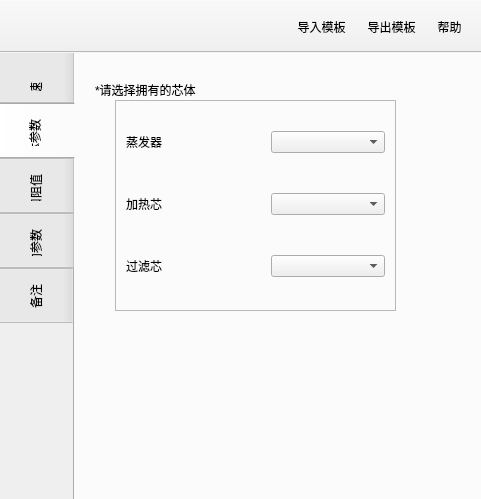
<?xml version="1.0" encoding="UTF-8"?>
<ui version="4.0">
 <class>MainWindow</class>
 <widget class="QMainWindow" name="MainWindow">
  <property name="geometry">
   <rect>
    <x>0</x>
    <y>0</y>
    <width>481</width>
    <height>499</height>
   </rect>
  </property>
  <property name="maximumSize">
   <size>
    <width>1500</width>
    <height>1000</height>
   </size>
  </property>
  <property name="windowTitle">
   <string>CFD-GUI</string>
  </property>
  <property name="windowIcon">
   <iconset>
    <normaloff>../../../../.designer/backup/fluent_gui/title_icon.jpg</normaloff>../../../../.designer/backup/fluent_gui/title_icon.jpg</iconset>
  </property>
  <property name="statusTip">
   <string notr="true"/>
  </property>
  <property name="styleSheet">
   <string notr="true">QToorBar::handle{height:40px; spacing: 10px;}</string>
  </property>
  <widget class="QWidget" name="centralwidget">
   <widget class="QTabWidget" name="tabWidget">
    <property name="geometry">
     <rect>
      <x>-5</x>
      <y>-5</y>
      <width>521</width>
      <height>471</height>
     </rect>
    </property>
    <property name="minimumSize">
     <size>
      <width>500</width>
      <height>450</height>
     </size>
    </property>
    <property name="font">
     <font>
      <family>微软雅黑</family>
      <pointsize>9</pointsize>
      <weight>50</weight>
      <bold>false</bold>
     </font>
    </property>
    <property name="statusTip">
     <string/>
    </property>
    <property name="whatsThis">
     <string/>
    </property>
    <property name="layoutDirection">
     <enum>Qt::LeftToRight</enum>
    </property>
    <property name="styleSheet">
     <string notr="true">QTabBar::tab {height:55px; min-width: 80px;boder:none}
QTabWidget::tab-bar { alignment: left; }</string>
    </property>
    <property name="tabPosition">
     <enum>QTabWidget::West</enum>
    </property>
    <property name="tabShape">
     <enum>QTabWidget::Rounded</enum>
    </property>
    <property name="currentIndex">
     <number>1</number>
    </property>
    <property name="iconSize">
     <size>
      <width>20</width>
      <height>20</height>
     </size>
    </property>
    <widget class="QWidget" name="RPM_tab">
     <property name="accessibleDescription">
      <string/>
     </property>
     <attribute name="title">
      <string>转速            </string>
     </attribute>
     <widget class="QSlider" name="mode_slider">
      <property name="geometry">
       <rect>
        <x>320</x>
        <y>90</y>
        <width>31</width>
        <height>291</height>
       </rect>
      </property>
      <property name="minimum">
       <number>1</number>
      </property>
      <property name="maximum">
       <number>7</number>
      </property>
      <property name="singleStep">
       <number>1</number>
      </property>
      <property name="pageStep">
       <number>1</number>
      </property>
      <property name="value">
       <number>1</number>
      </property>
      <property name="sliderPosition">
       <number>1</number>
      </property>
      <property name="orientation">
       <enum>Qt::Vertical</enum>
      </property>
      <property name="invertedAppearance">
       <bool>true</bool>
      </property>
      <property name="tickPosition">
       <enum>QSlider::TicksBelow</enum>
      </property>
      <property name="tickInterval">
       <number>1</number>
      </property>
     </widget>
     <widget class="QLabel" name="label">
      <property name="geometry">
       <rect>
        <x>20</x>
        <y>19</y>
        <width>321</width>
        <height>41</height>
       </rect>
      </property>
      <property name="text">
       <string>*请滑动选择存在的模式，并填入相应转速（RPM）</string>
      </property>
     </widget>
     <widget class="QFrame" name="frame">
      <property name="geometry">
       <rect>
        <x>30</x>
        <y>60</y>
        <width>291</width>
        <height>361</height>
       </rect>
      </property>
      <property name="layoutDirection">
       <enum>Qt::LeftToRight</enum>
      </property>
      <property name="frameShape">
       <enum>QFrame::StyledPanel</enum>
      </property>
      <property name="frameShadow">
       <enum>QFrame::Raised</enum>
      </property>
      <layout class="QGridLayout" name="gridLayout_2">
       <property name="leftMargin">
        <number>20</number>
       </property>
       <property name="topMargin">
        <number>10</number>
       </property>
       <property name="rightMargin">
        <number>20</number>
       </property>
       <property name="bottomMargin">
        <number>20</number>
       </property>
       <property name="spacing">
        <number>10</number>
       </property>
       <item row="4" column="0">
        <widget class="QLabel" name="defrost_label">
         <property name="enabled">
          <bool>false</bool>
         </property>
         <property name="minimumSize">
          <size>
           <width>50</width>
           <height>0</height>
          </size>
         </property>
         <property name="text">
          <string>Defrost</string>
         </property>
        </widget>
       </item>
       <item row="0" column="0">
        <widget class="QLabel" name="vent_label">
         <property name="minimumSize">
          <size>
           <width>50</width>
           <height>0</height>
          </size>
         </property>
         <property name="text">
          <string>Vent</string>
         </property>
        </widget>
       </item>
       <item row="2" column="0">
        <widget class="QLabel" name="foot_label">
         <property name="enabled">
          <bool>false</bool>
         </property>
         <property name="minimumSize">
          <size>
           <width>50</width>
           <height>0</height>
          </size>
         </property>
         <property name="text">
          <string>Foot</string>
         </property>
        </widget>
       </item>
       <item row="7" column="0">
        <widget class="QLabel" name="hil_label">
         <property name="enabled">
          <bool>false</bool>
         </property>
         <property name="minimumSize">
          <size>
           <width>50</width>
           <height>0</height>
          </size>
         </property>
         <property name="text">
          <string>Hi-Level</string>
         </property>
        </widget>
       </item>
       <item row="0" column="1">
        <widget class="QSlider" name="vent_slider">
         <property name="minimumSize">
          <size>
           <width>140</width>
           <height>0</height>
          </size>
         </property>
         <property name="minimum">
          <number>0</number>
         </property>
         <property name="maximum">
          <number>34</number>
         </property>
         <property name="pageStep">
          <number>1</number>
         </property>
         <property name="value">
          <number>10</number>
         </property>
         <property name="orientation">
          <enum>Qt::Horizontal</enum>
         </property>
        </widget>
       </item>
       <item row="3" column="0">
        <widget class="QLabel" name="bil_label">
         <property name="enabled">
          <bool>false</bool>
         </property>
         <property name="minimumSize">
          <size>
           <width>50</width>
           <height>0</height>
          </size>
         </property>
         <property name="text">
          <string>Bi-Level</string>
         </property>
        </widget>
       </item>
       <item row="6" column="0">
        <widget class="QLabel" name="trl_label">
         <property name="enabled">
          <bool>false</bool>
         </property>
         <property name="minimumSize">
          <size>
           <width>50</width>
           <height>0</height>
          </size>
         </property>
         <property name="text">
          <string>Tri-Level</string>
         </property>
        </widget>
       </item>
       <item row="5" column="0">
        <widget class="QLabel" name="defog_label">
         <property name="enabled">
          <bool>false</bool>
         </property>
         <property name="minimumSize">
          <size>
           <width>50</width>
           <height>0</height>
          </size>
         </property>
         <property name="text">
          <string>Defog</string>
         </property>
        </widget>
       </item>
       <item row="5" column="1">
        <widget class="QSlider" name="defog_slider">
         <property name="enabled">
          <bool>false</bool>
         </property>
         <property name="minimumSize">
          <size>
           <width>140</width>
           <height>0</height>
          </size>
         </property>
         <property name="minimum">
          <number>0</number>
         </property>
         <property name="maximum">
          <number>34</number>
         </property>
         <property name="pageStep">
          <number>1</number>
         </property>
         <property name="value">
          <number>14</number>
         </property>
         <property name="orientation">
          <enum>Qt::Horizontal</enum>
         </property>
        </widget>
       </item>
       <item row="4" column="1">
        <widget class="QSlider" name="defrost_slider">
         <property name="enabled">
          <bool>false</bool>
         </property>
         <property name="minimumSize">
          <size>
           <width>140</width>
           <height>0</height>
          </size>
         </property>
         <property name="minimum">
          <number>0</number>
         </property>
         <property name="maximum">
          <number>34</number>
         </property>
         <property name="pageStep">
          <number>1</number>
         </property>
         <property name="value">
          <number>14</number>
         </property>
         <property name="orientation">
          <enum>Qt::Horizontal</enum>
         </property>
        </widget>
       </item>
       <item row="6" column="1">
        <widget class="QSlider" name="trl_slider">
         <property name="enabled">
          <bool>false</bool>
         </property>
         <property name="minimumSize">
          <size>
           <width>140</width>
           <height>0</height>
          </size>
         </property>
         <property name="minimum">
          <number>0</number>
         </property>
         <property name="maximum">
          <number>34</number>
         </property>
         <property name="pageStep">
          <number>1</number>
         </property>
         <property name="value">
          <number>14</number>
         </property>
         <property name="orientation">
          <enum>Qt::Horizontal</enum>
         </property>
        </widget>
       </item>
       <item row="3" column="1">
        <widget class="QSlider" name="bil_slider">
         <property name="enabled">
          <bool>false</bool>
         </property>
         <property name="minimumSize">
          <size>
           <width>140</width>
           <height>0</height>
          </size>
         </property>
         <property name="minimum">
          <number>0</number>
         </property>
         <property name="maximum">
          <number>34</number>
         </property>
         <property name="pageStep">
          <number>1</number>
         </property>
         <property name="value">
          <number>14</number>
         </property>
         <property name="orientation">
          <enum>Qt::Horizontal</enum>
         </property>
        </widget>
       </item>
       <item row="7" column="1">
        <widget class="QSlider" name="hil_slider">
         <property name="enabled">
          <bool>false</bool>
         </property>
         <property name="minimumSize">
          <size>
           <width>140</width>
           <height>0</height>
          </size>
         </property>
         <property name="minimum">
          <number>0</number>
         </property>
         <property name="maximum">
          <number>34</number>
         </property>
         <property name="pageStep">
          <number>1</number>
         </property>
         <property name="value">
          <number>14</number>
         </property>
         <property name="orientation">
          <enum>Qt::Horizontal</enum>
         </property>
        </widget>
       </item>
       <item row="2" column="1">
        <widget class="QSlider" name="foot_slider">
         <property name="enabled">
          <bool>false</bool>
         </property>
         <property name="minimumSize">
          <size>
           <width>140</width>
           <height>0</height>
          </size>
         </property>
         <property name="minimum">
          <number>0</number>
         </property>
         <property name="maximum">
          <number>34</number>
         </property>
         <property name="pageStep">
          <number>1</number>
         </property>
         <property name="value">
          <number>14</number>
         </property>
         <property name="orientation">
          <enum>Qt::Horizontal</enum>
         </property>
        </widget>
       </item>
       <item row="0" column="2">
        <widget class="QLineEdit" name="vent_edit">
         <property name="minimumSize">
          <size>
           <width>40</width>
           <height>0</height>
          </size>
         </property>
         <property name="text">
          <string>3000</string>
         </property>
        </widget>
       </item>
       <item row="2" column="2">
        <widget class="QLineEdit" name="foot_edit">
         <property name="enabled">
          <bool>false</bool>
         </property>
         <property name="minimumSize">
          <size>
           <width>40</width>
           <height>0</height>
          </size>
         </property>
         <property name="text">
          <string>3200</string>
         </property>
        </widget>
       </item>
       <item row="3" column="2">
        <widget class="QLineEdit" name="bil_edit">
         <property name="enabled">
          <bool>false</bool>
         </property>
         <property name="minimumSize">
          <size>
           <width>40</width>
           <height>0</height>
          </size>
         </property>
         <property name="text">
          <string>3200</string>
         </property>
        </widget>
       </item>
       <item row="4" column="2">
        <widget class="QLineEdit" name="defrost_edit">
         <property name="enabled">
          <bool>false</bool>
         </property>
         <property name="minimumSize">
          <size>
           <width>40</width>
           <height>0</height>
          </size>
         </property>
         <property name="text">
          <string>3200</string>
         </property>
        </widget>
       </item>
       <item row="5" column="2">
        <widget class="QLineEdit" name="defog_edit">
         <property name="enabled">
          <bool>false</bool>
         </property>
         <property name="minimumSize">
          <size>
           <width>40</width>
           <height>0</height>
          </size>
         </property>
         <property name="text">
          <string>3200</string>
         </property>
        </widget>
       </item>
       <item row="6" column="2">
        <widget class="QLineEdit" name="trl_edit">
         <property name="enabled">
          <bool>false</bool>
         </property>
         <property name="minimumSize">
          <size>
           <width>40</width>
           <height>0</height>
          </size>
         </property>
         <property name="text">
          <string>3200</string>
         </property>
        </widget>
       </item>
       <item row="7" column="2">
        <widget class="QLineEdit" name="hil_edit">
         <property name="enabled">
          <bool>false</bool>
         </property>
         <property name="minimumSize">
          <size>
           <width>40</width>
           <height>0</height>
          </size>
         </property>
         <property name="text">
          <string>3200</string>
         </property>
        </widget>
       </item>
      </layout>
     </widget>
    </widget>
    <widget class="QWidget" name="porous_tab">
     <attribute name="title">
      <string>芯体参数        </string>
     </attribute>
     <widget class="QLabel" name="label_2">
      <property name="geometry">
       <rect>
        <x>20</x>
        <y>30</y>
        <width>280</width>
        <height>20</height>
       </rect>
      </property>
      <property name="text">
       <string>*请选择拥有的芯体</string>
      </property>
     </widget>
     <widget class="QFrame" name="frame_2">
      <property name="geometry">
       <rect>
        <x>40</x>
        <y>50</y>
        <width>281</width>
        <height>211</height>
       </rect>
      </property>
      <property name="frameShape">
       <enum>QFrame::StyledPanel</enum>
      </property>
      <property name="frameShadow">
       <enum>QFrame::Raised</enum>
      </property>
      <layout class="QGridLayout" name="gridLayout">
       <property name="leftMargin">
        <number>10</number>
       </property>
       <property name="topMargin">
        <number>10</number>
       </property>
       <property name="rightMargin">
        <number>10</number>
       </property>
       <property name="bottomMargin">
        <number>10</number>
       </property>
       <property name="horizontalSpacing">
        <number>30</number>
       </property>
       <property name="verticalSpacing">
        <number>20</number>
       </property>
       <item row="0" column="0">
        <widget class="QLabel" name="evap_label">
         <property name="text">
          <string>蒸发器</string>
         </property>
        </widget>
       </item>
       <item row="0" column="1">
        <widget class="QComboBox" name="evap_combox">
         <property name="currentIndex">
          <number>-1</number>
         </property>
        </widget>
       </item>
       <item row="1" column="0">
        <widget class="QLabel" name="hc_label">
         <property name="text">
          <string>加热芯</string>
         </property>
        </widget>
       </item>
       <item row="1" column="1">
        <widget class="QComboBox" name="hc_combox">
         <property name="currentIndex">
          <number>-1</number>
         </property>
        </widget>
       </item>
       <item row="2" column="0">
        <widget class="QLabel" name="filter_label">
         <property name="text">
          <string>过滤芯</string>
         </property>
        </widget>
       </item>
       <item row="2" column="1">
        <widget class="QComboBox" name="filter_combox">
         <property name="currentIndex">
          <number>-1</number>
         </property>
        </widget>
       </item>
      </layout>
     </widget>
    </widget>
    <widget class="QWidget" name="outlet_tab">
     <attribute name="title">
      <string>出口阻值        </string>
     </attribute>
     <widget class="QScrollArea" name="outlet_scrollarea">
      <property name="geometry">
       <rect>
        <x>50</x>
        <y>80</y>
        <width>291</width>
        <height>341</height>
       </rect>
      </property>
      <property name="styleSheet">
       <string notr="true">QAbstractScrollArea {
    background-color: white;
	border:none
}

QWidget{
    background-color: white;
}</string>
      </property>
      <property name="verticalScrollBarPolicy">
       <enum>Qt::ScrollBarAsNeeded</enum>
      </property>
      <property name="widgetResizable">
       <bool>true</bool>
      </property>
      <widget class="QWidget" name="scrollAreaWidgetContents">
       <property name="geometry">
        <rect>
         <x>0</x>
         <y>0</y>
         <width>291</width>
         <height>341</height>
        </rect>
       </property>
       <layout class="QFormLayout" name="formLayout">
        <property name="horizontalSpacing">
         <number>60</number>
        </property>
        <property name="verticalSpacing">
         <number>20</number>
        </property>
        <property name="leftMargin">
         <number>20</number>
        </property>
        <property name="topMargin">
         <number>10</number>
        </property>
        <property name="rightMargin">
         <number>20</number>
        </property>
        <property name="bottomMargin">
         <number>20</number>
        </property>
       </layout>
      </widget>
     </widget>
     <widget class="QPushButton" name="outlet_btn">
      <property name="geometry">
       <rect>
        <x>230</x>
        <y>25</y>
        <width>111</width>
        <height>31</height>
       </rect>
      </property>
      <property name="text">
       <string>风阻计算器</string>
      </property>
     </widget>
     <widget class="QLabel" name="label_3">
      <property name="geometry">
       <rect>
        <x>20</x>
        <y>30</y>
        <width>201</width>
        <height>21</height>
       </rect>
      </property>
      <property name="text">
       <string>*请点击计算器，计算各出口风阻</string>
      </property>
     </widget>
    </widget>
    <widget class="QWidget" name="valve_tab">
     <attribute name="title">
      <string>风门参数        </string>
     </attribute>
     <widget class="QLabel" name="label_7">
      <property name="geometry">
       <rect>
        <x>20</x>
        <y>30</y>
        <width>381</width>
        <height>20</height>
       </rect>
      </property>
      <property name="text">
       <string>*请选择温度风门数量，并填入相应的行程</string>
      </property>
     </widget>
     <widget class="QTableWidget" name="valve_table">
      <property name="geometry">
       <rect>
        <x>50</x>
        <y>90</y>
        <width>241</width>
        <height>231</height>
       </rect>
      </property>
      <property name="styleSheet">
       <string notr="true"/>
      </property>
      <property name="horizontalScrollBarPolicy">
       <enum>Qt::ScrollBarAlwaysOff</enum>
      </property>
      <property name="gridStyle">
       <enum>Qt::SolidLine</enum>
      </property>
      <property name="rowCount">
       <number>1</number>
      </property>
      <attribute name="horizontalHeaderDefaultSectionSize">
       <number>100</number>
      </attribute>
      <attribute name="horizontalHeaderStretchLastSection">
       <bool>true</bool>
      </attribute>
      <attribute name="verticalHeaderDefaultSectionSize">
       <number>40</number>
      </attribute>
      <row/>
      <column>
       <property name="text">
        <string>风门名字</string>
       </property>
      </column>
      <column>
       <property name="text">
        <string>风门行程(°)</string>
       </property>
      </column>
      <item row="0" column="0">
       <property name="text">
        <string>temp_valve1</string>
       </property>
      </item>
      <item row="0" column="1">
       <property name="text">
        <string>0</string>
       </property>
      </item>
     </widget>
     <widget class="QSlider" name="valve_slider">
      <property name="geometry">
       <rect>
        <x>320</x>
        <y>100</y>
        <width>20</width>
        <height>211</height>
       </rect>
      </property>
      <property name="maximum">
       <number>5</number>
      </property>
      <property name="pageStep">
       <number>1</number>
      </property>
      <property name="value">
       <number>1</number>
      </property>
      <property name="orientation">
       <enum>Qt::Vertical</enum>
      </property>
      <property name="invertedAppearance">
       <bool>true</bool>
      </property>
      <property name="invertedControls">
       <bool>false</bool>
      </property>
      <property name="tickPosition">
       <enum>QSlider::TicksBelow</enum>
      </property>
      <property name="tickInterval">
       <number>1</number>
      </property>
     </widget>
    </widget>
    <widget class="QWidget" name="comment_tab">
     <attribute name="title">
      <string>备注</string>
     </attribute>
     <widget class="QTextEdit" name="comment_edit">
      <property name="geometry">
       <rect>
        <x>50</x>
        <y>80</y>
        <width>301</width>
        <height>311</height>
       </rect>
      </property>
      <property name="placeholderText">
       <string>请对不够明确的信息或未填写进行说明                     或对时间节点，目标进行说明</string>
      </property>
     </widget>
     <widget class="QLabel" name="label_8">
      <property name="geometry">
       <rect>
        <x>20</x>
        <y>30</y>
        <width>381</width>
        <height>20</height>
       </rect>
      </property>
      <property name="text">
       <string>*请留下重要的备注信息</string>
      </property>
     </widget>
    </widget>
   </widget>
  </widget>
  <widget class="QToolBar" name="toolBar">
   <property name="minimumSize">
    <size>
     <width>0</width>
     <height>0</height>
    </size>
   </property>
   <property name="windowTitle">
    <string>toolBar</string>
   </property>
   <property name="layoutDirection">
    <enum>Qt::RightToLeft</enum>
   </property>
   <property name="styleSheet">
    <string notr="true">QToolButton{height:40px;margin-right:10px}
QToolBar{spacing:10px;}

	</string>
   </property>
   <property name="movable">
    <bool>false</bool>
   </property>
   <property name="allowedAreas">
    <set>Qt::BottomToolBarArea|Qt::RightToolBarArea|Qt::TopToolBarArea</set>
   </property>
   <property name="iconSize">
    <size>
     <width>45</width>
     <height>35</height>
    </size>
   </property>
   <property name="toolButtonStyle">
    <enum>Qt::ToolButtonFollowStyle</enum>
   </property>
   <property name="floatable">
    <bool>true</bool>
   </property>
   <attribute name="toolBarArea">
    <enum>TopToolBarArea</enum>
   </attribute>
   <attribute name="toolBarBreak">
    <bool>false</bool>
   </attribute>
   <addaction name="actionhelp"/>
   <addaction name="actionexport"/>
   <addaction name="actionimport"/>
  </widget>
  <action name="actionexport">
   <property name="icon">
    <iconset>
     <normaloff>../fluent_gui/icon/文件导出.jpg</normaloff>../fluent_gui/icon/文件导出.jpg</iconset>
   </property>
   <property name="text">
    <string>导出模板</string>
   </property>
   <property name="toolTip">
    <string>导出模板</string>
   </property>
   <property name="shortcut">
    <string>Ctrl+E</string>
   </property>
  </action>
  <action name="actionimport">
   <property name="icon">
    <iconset>
     <normaloff>../fluent_gui/icon/import.jpg</normaloff>../fluent_gui/icon/import.jpg</iconset>
   </property>
   <property name="text">
    <string>导入模板</string>
   </property>
   <property name="shortcut">
    <string>Ctrl+I</string>
   </property>
  </action>
  <action name="actionhelp">
   <property name="icon">
    <iconset>
     <normaloff>../fluent_gui/icon/help.jpg</normaloff>../fluent_gui/icon/help.jpg</iconset>
   </property>
   <property name="text">
    <string>帮助</string>
   </property>
  </action>
 </widget>
 <resources/>
 <connections/>
</ui>
